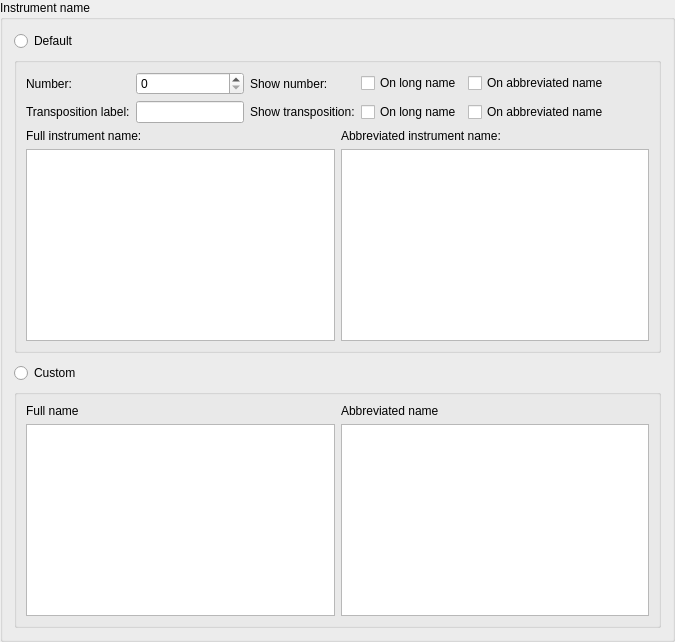
           <widget class="QGroupBox" name="groupBox">
            <property name="title">
             <string>Instrument name</string>
            </property>
            <layout class="QVBoxLayout" name="verticalLayout_6">
             <item>
              <widget class="QRadioButton" name="useDefaultName">
               <property name="text">
                <string>Default</string>
               </property>
              </widget>
             </item>
             <item>
              <widget class="QGroupBox" name="defaultNameGroupbox">
               <property name="title">
                <string/>
               </property>
               <property name="checkable">
                <bool>false</bool>
               </property>
               <layout class="QVBoxLayout" name="verticalLayout_2">
                <item>
                 <layout class="QGridLayout" name="gridLayout_4">
                  <property name="bottomMargin">
                   <number>0</number>
                  </property>
                  <item row="0" column="4">
                   <widget class="QCheckBox" name="showNumberShort">
                    <property name="text">
                     <string>On abbreviated name</string>
                    </property>
                   </widget>
                  </item>
                  <item row="0" column="0">
                   <widget class="QLabel" name="label_5">
                    <property name="text">
                     <string>Number:</string>
                    </property>
                   </widget>
                  </item>
                  <item row="1" column="1">
                   <widget class="QLineEdit" name="transpositionLabel">
                    <property name="sizePolicy">
                     <sizepolicy hsizetype="Fixed" vsizetype="Fixed">
                      <horstretch>0</horstretch>
                      <verstretch>0</verstretch>
                     </sizepolicy>
                    </property>
                   </widget>
                  </item>
                  <item row="0" column="2">
                   <widget class="QLabel" name="label_12">
                    <property name="text">
                     <string>Show number:</string>
                    </property>
                   </widget>
                  </item>
                  <item row="1" column="0">
                   <widget class="QLabel" name="label_6">
                    <property name="text">
                     <string>Transposition label:</string>
                    </property>
                   </widget>
                  </item>
                  <item row="0" column="3">
                   <widget class="QCheckBox" name="showNumberLong">
                    <property name="text">
                     <string>On long name</string>
                    </property>
                   </widget>
                  </item>
                  <item row="0" column="1">
                   <widget class="QSpinBox" name="instrumentNumber"/>
                  </item>
                  <item row="0" column="5">
                   <spacer name="horizontalSpacer_10">
                    <property name="orientation">
                     <enum>Qt::Orientation::Horizontal</enum>
                    </property>
                    <property name="sizeHint" stdset="0">
                     <size>
                      <width>40</width>
                      <height>20</height>
                     </size>
                    </property>
                   </spacer>
                  </item>
                  <item row="1" column="3">
                   <widget class="QCheckBox" name="showTranspositionLong">
                    <property name="text">
                     <string>On long name</string>
                    </property>
                   </widget>
                  </item>
                  <item row="1" column="4">
                   <widget class="QCheckBox" name="showTranspositionShort">
                    <property name="text">
                     <string>On abbreviated name</string>
                    </property>
                   </widget>
                  </item>
                  <item row="1" column="2">
                   <widget class="QLabel" name="label_13">
                    <property name="text">
                     <string>Show transposition:</string>
                    </property>
                   </widget>
                  </item>
                 </layout>
                </item>
                <item>
                 <layout class="QGridLayout" name="grid_InstrNames">
                  <item row="1" column="0">
                   <widget class="QTextEdit" name="longName">
                    <property name="minimumSize">
                     <size>
                      <width>0</width>
                      <height>0</height>
                     </size>
                    </property>
                    <property name="tabChangesFocus">
                     <bool>true</bool>
                    </property>
                   </widget>
                  </item>
                  <item row="1" column="1">
                   <widget class="QTextEdit" name="shortName">
                    <property name="minimumSize">
                     <size>
                      <width>0</width>
                      <height>0</height>
                     </size>
                    </property>
                    <property name="tabChangesFocus">
                     <bool>true</bool>
                    </property>
                   </widget>
                  </item>
                  <item row="0" column="1">
                   <widget class="QLabel" name="labelShortName">
                    <property name="sizePolicy">
                     <sizepolicy hsizetype="Fixed" vsizetype="Fixed">
                      <horstretch>0</horstretch>
                      <verstretch>0</verstretch>
                     </sizepolicy>
                    </property>
                    <property name="text">
                     <string>Abbreviated instrument name:</string>
                    </property>
                    <property name="buddy">
                     <cstring>shortName</cstring>
                    </property>
                   </widget>
                  </item>
                  <item row="0" column="0">
                   <widget class="QLabel" name="labelLongName">
                    <property name="sizePolicy">
                     <sizepolicy hsizetype="Fixed" vsizetype="Fixed">
                      <horstretch>0</horstretch>
                      <verstretch>0</verstretch>
                     </sizepolicy>
                    </property>
                    <property name="text">
                     <string>Full instrument name:</string>
                    </property>
                    <property name="buddy">
                     <cstring>longName</cstring>
                    </property>
                   </widget>
                  </item>
                 </layout>
                </item>
               </layout>
              </widget>
             </item>
             <item>
              <spacer name="verticalSpacer">
               <property name="orientation">
                <enum>Qt::Orientation::Vertical</enum>
               </property>
               <property name="sizeType">
                <enum>QSizePolicy::Policy::Fixed</enum>
               </property>
               <property name="sizeHint" stdset="0">
                <size>
                 <width>20</width>
                 <height>4</height>
                </size>
               </property>
              </spacer>
             </item>
             <item>
              <widget class="QRadioButton" name="useCustomName">
               <property name="text">
                <string>Custom</string>
               </property>
              </widget>
             </item>
             <item>
              <widget class="QGroupBox" name="customNameGroupbox">
               <property name="title">
                <string/>
               </property>
               <layout class="QGridLayout" name="gridLayout_7">
                <item row="1" column="1">
                 <widget class="QTextEdit" name="customShortName"/>
                </item>
                <item row="1" column="0">
                 <widget class="QTextEdit" name="customLongName"/>
                </item>
                <item row="0" column="0">
                 <widget class="QLabel" name="label_20">
                  <property name="text">
                   <string>Full name</string>
                  </property>
                 </widget>
                </item>
                <item row="0" column="1">
                 <widget class="QLabel" name="label_21">
                  <property name="text">
                   <string>Abbreviated name</string>
                  </property>
                 </widget>
                </item>
               </layout>
              </widget>
             </item>
            </layout>
           </widget>
